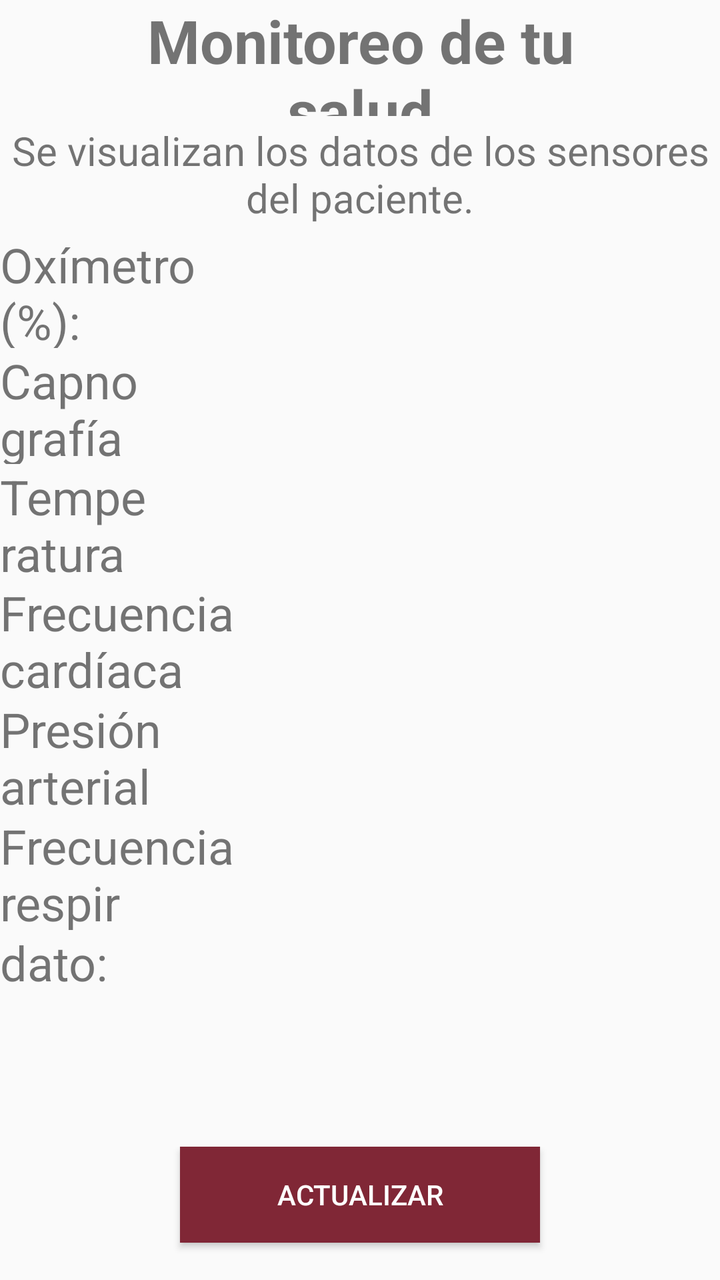
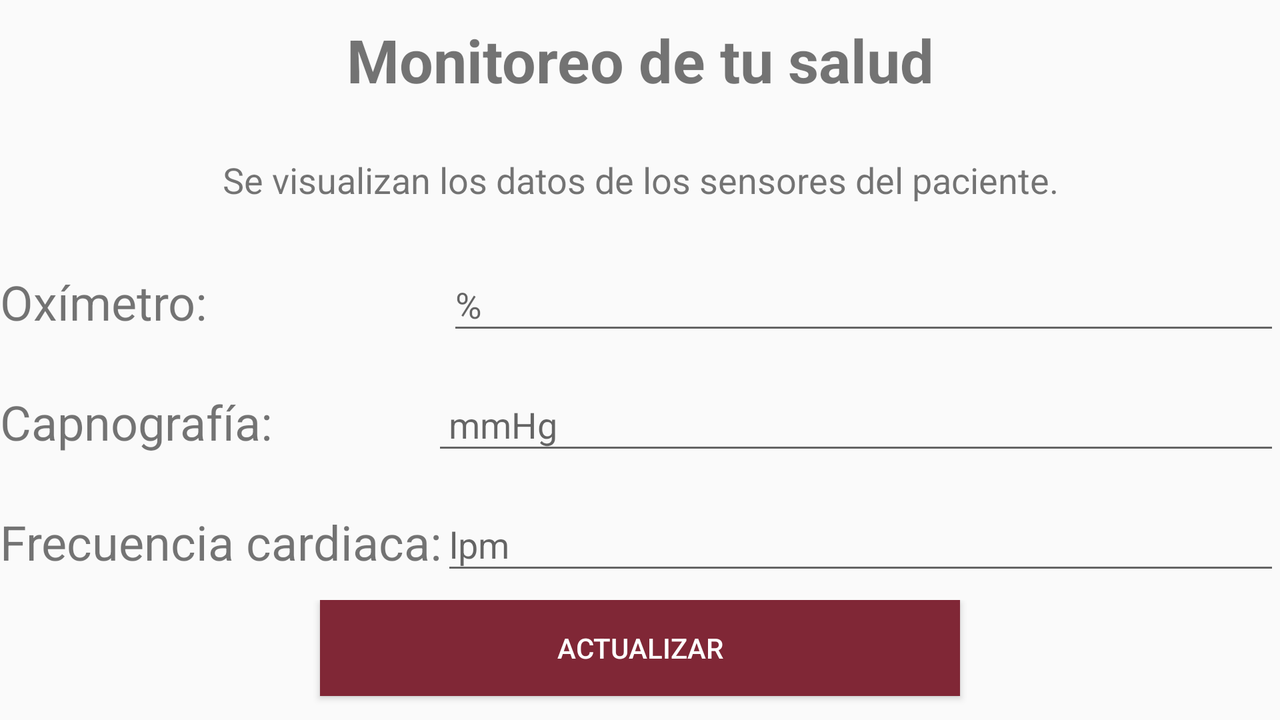

An Android layout and its configuration variant, each rendered on a device that would load it. The default file and the variant file are quoted in full after the pictures.
<!-- AndroidManifest.xml: application theme AppTheme -->
<!-- res/layout/signos.xml -->
<?xml version="1.0" encoding="utf-8"?>
<LinearLayout xmlns:android="http://schemas.android.com/apk/res/android"
    xmlns:app="http://schemas.android.com/apk/res-auto"
    xmlns:tools="http://schemas.android.com/tools"
    android:layout_width="match_parent"
    android:layout_height="match_parent"
    android:background="@color/fondo2"
    android:orientation="vertical"
    tools:context=".MainActivity">


    <LinearLayout
        android:id="@+id/linearLayoutFilaUno"
        android:layout_width="match_parent"
        android:layout_weight="1"
        android:layout_height="0sp"
        android:orientation="horizontal">

        <ImageView
            android:id="@+id/fondo1"
            android:layout_height="match_parent"
            android:layout_weight="1"
            app:srcCompat="@drawable/fondo_2" />

        <TextView
            android:id="@+id/subtitulo5"
            android:layout_height="match_parent"
            android:layout_weight="8"
            android:gravity="clip_horizontal|center|center_horizontal|center_vertical"
            android:text="Monitoreo de tu salud"
            android:textSize="30sp"
            android:textStyle="bold" />

        <ImageView
            android:id="@+id/fondo2"
            android:layout_height="match_parent"
            android:layout_weight="1"
            app:srcCompat="@drawable/fondo_2" />

    </LinearLayout>


    <LinearLayout
        android:id="@+id/linearLayoutFilaDos"
        android:layout_width="match_parent"
        android:layout_weight="1"
        android:layout_height="0sp"
        android:orientation="horizontal">


        <TextView
            android:id="@+id/descricionListaMedir"
            android:layout_height="match_parent"
            android:layout_weight="1"
            android:gravity="clip_horizontal|center|center_horizontal|center_vertical"
            android:text="Se visualizan los datos de los sensores del paciente."
            android:textSize="20sp"
            android:textStyle="normal" />

    </LinearLayout>

    <LinearLayout
        android:id="@+id/linearLayou4dftFilaTres"
        android:layout_width="match_parent"
        android:layout_weight="1"
        android:layout_height="0sp"
        android:orientation="horizontal">

        <TextView
            android:id="@+id/txtReceive"
            android:layout_height="match_parent"
            android:layout_weight="1"
            android:text="Oxímetro (%):"
            android:textSize="24sp" />

        <TextView
            android:id="@+id/oxigeno"
            android:layout_height="match_parent"
            android:layout_weight="2"
            android:textSize="24sp"
            />

    </LinearLayout>

    <LinearLayout
        android:id="@+id/linearLayodutFilaCinco"
        android:layout_width="match_parent"
        android:layout_weight="1"
        android:layout_height="0sp"
        android:orientation="horizontal">

        <TextView
            android:id="@+id/textV2iew"
            android:layout_height="match_parent"
            android:layout_weight="1"
            android:text="Capnografía (mmHg):"
            android:textSize="24sp" />

        <TextView
            android:id="@+id/CO2"
            android:layout_height="match_parent"
            android:layout_weight="2"
            android:textSize="24sp"
            />


    </LinearLayout>


    <LinearLayout
        android:id="@+id/linearLayoutFirlaTres"
        android:layout_width="match_parent"
        android:layout_weight="1"
        android:orientation="horizontal">

        <TextView
            android:id="@+id/textV3iew"
            android:layout_height="match_parent"
            android:layout_weight="1"
            android:text="Temperatura (°C):"
            android:textSize="24sp" />

        <TextView
            android:id="@+id/temperatura"
            android:layout_height="match_parent"
            android:layout_weight="2"
            android:textSize="24sp"
            />

    </LinearLayout>



    <LinearLayout
        android:id="@+id/linearLayoutFilaD3os"
        android:layout_width="match_parent"
        android:layout_weight="1"
        android:orientation="horizontal">

        <TextView
            android:id="@+id/textView"
            android:layout_height="match_parent"
            android:layout_weight="1"
            android:text="Frecuencia cardíaca (lpm):"
            android:textSize="24sp" />

        <TextView
            android:layout_height="match_parent"
            android:layout_weight="2"
            android:textColor="@color/design_default_color_error"
            android:textSize="24sp"
            android:enabled="false"
            android:id="@+id/fcardiaca"
            />

    </LinearLayout>


    <LinearLayout
        android:id="@+id/linearLayoutFila66T77711res"
        android:layout_width="match_parent"
        android:layout_weight="1"
        android:orientation="horizontal">

        <TextView
            android:id="@+id/te1xtView"
            android:layout_height="match_parent"
            android:layout_weight="1"
            android:text="Presión arterial (mmHg):"
            android:textSize="24sp" />


        <TextView
            android:id="@+id/parterial"
            android:layout_height="match_parent"
            android:layout_weight="2"
            android:textSize="24sp" />

    </LinearLayout>

    <LinearLayout
        android:id="@+id/linearLayoutFila8"
        android:layout_width="match_parent"
        android:layout_height="0dp"
        android:layout_weight="1"
        android:orientation="horizontal">

        <TextView
            android:id="@+id/text8View44"
            android:layout_height="match_parent"
            android:layout_weight="1"
            android:text="Frecuencia respiratoria (lpm):"
            android:textSize="24sp" />
        <TextView
            android:id="@+id/frespiratoria"
            android:layout_height="match_parent"
            android:layout_weight="2"
            android:textSize="24sp"/>

    </LinearLayout>
    <LinearLayout
        android:id="@+id/linearLayoutdebug"
        android:layout_width= "match_parent"
        android:layout_height="0dp"
        android:layout_weight="1"
        android:orientation="horizontal">

        <TextView
            android:id="@+id/text8View"
            android:layout_height="match_parent"
            android:layout_weight="1"
            android:text="dato:"
            android:textSize="24sp" />

        <TextView
            android:id="@+id/length"
            android:layout_height="match_parent"
            android:layout_weight="2"
            android:textSize="24sp" />

    </LinearLayout>

    <LinearLayout
        android:id="@+id/linearLayoutFilaSeis"
        android:layout_width="match_parent"
        android:layout_height="0dp"
        android:layout_weight="2"
        android:orientation="horizontal"
        android:paddingTop="50sp">

        <ImageView
            android:id="@+id/fondo3"
            android:layout_width="0dp"
            android:layout_height="match_parent"
            android:layout_weight="1"
            app:srcCompat="@drawable/fondo_2" />

        <Button
            android:id="@+id/botonIniciarSesion"
            android:layout_width="0dp"
            android:layout_height="wrap_content"
            android:layout_weight="2"
            android:background="@color/colorPrimary"
            android:foreground="?attr/selectableItemBackgroundBorderless"
            android:text="Actualizar"
            android:textColor="@color/colorAccent" />

        <ImageView
            android:id="@+id/fondo4"
            android:layout_width="0dp"
            android:layout_height="match_parent"
            android:layout_weight="1"
            android:textStyle="bold"
            app:srcCompat="@drawable/fondo_2" />


    </LinearLayout>

</LinearLayout>
<!-- resources referenced by this layout -->
<resources>
  <color name="colorAccent">#FFFFFF</color>
  <color name="colorPrimary">#802736</color>
  <color name="fondo2">#fafafa</color>
  <!-- drawable fondo_2: png bitmap (drawable, 9409 bytes) -->
  <style name="AppTheme" parent="Theme.MaterialComponents.Light.NoActionBar.Bridge">
          
          <item name="colorPrimary">@color/colorPrimary</item>
          <item name="colorPrimaryDark">@color/colorPrimaryDark</item>
          <item name="colorAccent">@color/colorAccent</item>
      </style>
  <color name="colorPrimaryDark">#e6e6e6</color>
</resources>
<!-- res/layout-land/signos.xml (the repository's variant of the layout above) -->
<!-- drawn on the phone turned sideways -->
<?xml version="1.0" encoding="utf-8"?>
<LinearLayout xmlns:android="http://schemas.android.com/apk/res/android"
    xmlns:app="http://schemas.android.com/apk/res-auto"
    xmlns:tools="http://schemas.android.com/tools"
    android:layout_width="match_parent"
    android:layout_height="match_parent"
    android:background="@color/fondo2"
    android:orientation="vertical"
    tools:context=".MainActivity">


    <LinearLayout
        android:id="@+id/linearLayoutFilaUno"
        android:layout_width="match_parent"
        android:layout_weight="1"
        android:orientation="horizontal">

        <ImageView
            android:id="@+id/fondo1"
            android:layout_height="match_parent"
            android:layout_weight="1"
            app:srcCompat="@drawable/fondo_2" />

        <TextView
            android:id="@+id/subtitulo5"
            android:layout_height="match_parent"
            android:layout_weight="8"
            android:gravity="clip_horizontal|center|center_horizontal|center_vertical"
            android:text="Monitoreo de tu salud"
            android:textSize="30sp"
            android:textStyle="bold" />

        <ImageView
            android:id="@+id/fondo2"
            android:layout_height="wrap_content"
            android:layout_weight="1"
            app:srcCompat="@drawable/fondo_2" />

    </LinearLayout>

    <LinearLayout
        android:id="@+id/linearLayoutFilaDos2"
        android:layout_width="match_parent"
        android:layout_weight="1"
        android:orientation="horizontal">


        <TextView
            android:id="@+id/descricionListaMedir"
            android:layout_height="match_parent"
            android:layout_weight="1"
            android:gravity="clip_horizontal|center|center_horizontal|center_vertical"
            android:text="Se visualizan los datos de los sensores del paciente."
            android:textSize="18sp"
            android:textStyle="normal" />

    </LinearLayout>

    <LinearLayout
        android:id="@+id/linearLayoutFilaTres3"
        android:layout_width="match_parent"
        android:layout_weight="1"
        android:orientation="horizontal">

        <TextView
            android:id="@+id/textView22"
            android:layout_width="wrap_content"
            android:layout_height="wrap_content"
            android:layout_weight="0"
            android:text="Oxímetro:"
            android:textSize="24sp" />

        <com.google.android.material.textfield.TextInputLayout
            android:layout_width="match_parent"
            android:layout_height="match_parent"
            android:layout_weight="0">

            <com.google.android.material.textfield.TextInputEditText
                android:layout_width="match_parent"
                android:layout_height="wrap_content"
                android:layout_marginLeft="120sp"
                android:hint="%" />
        </com.google.android.material.textfield.TextInputLayout>

    </LinearLayout>

    <LinearLayout
        android:id="@+id/linearLayoutFilaCinco"
        android:layout_width="match_parent"
        android:layout_weight="1"
        android:orientation="horizontal">

        <LinearLayout
            android:id="@+id/linearLayoutFilaTres"
            android:layout_width="match_parent"
            android:layout_height="60sp"
            android:layout_weight="0"
            android:orientation="horizontal">

            <TextView
                android:id="@+id/textView"
                android:layout_width="wrap_content"
                android:layout_height="wrap_content"
                android:layout_weight="0"
                android:text="Capnografía:"
                android:textSize="24sp" />

            <com.google.android.material.textfield.TextInputLayout
                android:layout_width="match_parent"
                android:layout_height="match_parent"
                android:layout_weight="0">

                <com.google.android.material.textfield.TextInputEditText
                    android:layout_width="match_parent"
                    android:layout_height="wrap_content"
                    android:layout_marginLeft="80sp"
                    android:hint=" mmHg" />
            </com.google.android.material.textfield.TextInputLayout>

        </LinearLayout>

        <LinearLayout
            android:id="@+id/linearLayoutFilaTres"
            android:layout_width="match_parent"
            android:layout_weight="1"
            android:orientation="horizontal">

            <TextView
                android:id="@+id/textView"
                android:layout_width="wrap_content"
                android:layout_height="wrap_content"
                android:layout_weight="0"
                android:text="Temperatura:"
                android:textSize="24sp" />

            <com.google.android.material.textfield.TextInputLayout
                android:layout_width="match_parent"
                android:layout_height="match_parent"
                android:layout_weight="0">

                <com.google.android.material.textfield.TextInputEditText
                    android:layout_width="match_parent"
                    android:layout_height="wrap_content"
                    android:layout_marginLeft="80sp"
                    android:hint="°C" />
            </com.google.android.material.textfield.TextInputLayout>

        </LinearLayout>


    </LinearLayout>

    <LinearLayout
        android:id="@+id/linearLayoutFilaDos"
        android:layout_width="match_parent"
        android:layout_weight="1"
        android:orientation="horizontal">

        <LinearLayout
            android:id="@+id/linearLayoutFila66T777res"
            android:layout_width="match_parent"
            android:layout_height="60sp"
            android:layout_weight="0"
            android:orientation="horizontal">

            <TextView
                android:id="@+id/textView"
                android:layout_width="wrap_content"
                android:layout_height="wrap_content"
                android:layout_weight="0"
                android:text="Frecuencia cardiaca:"
                android:textSize="24sp" />

            <com.google.android.material.textfield.TextInputLayout
                android:layout_width="match_parent"
                android:layout_height="match_parent"
                android:layout_weight="0">

                <com.google.android.material.textfield.TextInputEditText
                    android:layout_width="match_parent"
                    android:layout_height="wrap_content"
                    android:hint="lpm" />
            </com.google.android.material.textfield.TextInputLayout>

        </LinearLayout>

        <LinearLayout
            android:id="@+id/linearLayoutFila66T77w7res"
            android:layout_width="match_parent"
            android:layout_weight="1"
            android:orientation="horizontal">

            <TextView
                android:id="@+id/textView"
                android:layout_width="wrap_content"
                android:layout_height="wrap_content"
                android:layout_weight="0"
                android:text="Presión arterial :"
                android:textSize="24sp" />

            <com.google.android.material.textfield.TextInputLayout
                android:layout_width="match_parent"
                android:layout_height="match_parent"
                android:layout_weight="0">

                <com.google.android.material.textfield.TextInputEditText
                    android:layout_width="match_parent"
                    android:layout_height="wrap_content"
                    android:layout_marginLeft="40sp"
                    android:hint="mmHg" />
            </com.google.android.material.textfield.TextInputLayout>

        </LinearLayout>


    </LinearLayout>





    <LinearLayout
        android:id="@+id/linearLayoutFilaSeis"
        android:layout_width="match_parent"
        android:layout_weight="1"
        android:orientation="horizontal">

        <ImageView
            android:id="@+id/fondo3"
            android:layout_width="0dp"
            android:layout_height="match_parent"
            android:layout_weight="1"
            app:srcCompat="@drawable/fondo_2" />

        <Button
            android:id="@+id/botonIniciarSesion"
            android:layout_width="0dp"
            android:layout_height="wrap_content"
            android:layout_weight="2"
            android:background="@color/colorPrimary"
            android:foreground="?attr/selectableItemBackgroundBorderless"
            android:text="Actualizar"
            android:textColor="@color/colorAccent" />

        <ImageView
            android:id="@+id/fondo4"
            android:layout_width="0dp"
            android:layout_height="match_parent"
            android:layout_weight="1"
            android:textStyle="bold"
            app:srcCompat="@drawable/fondo_2" />


    </LinearLayout>

</LinearLayout>
